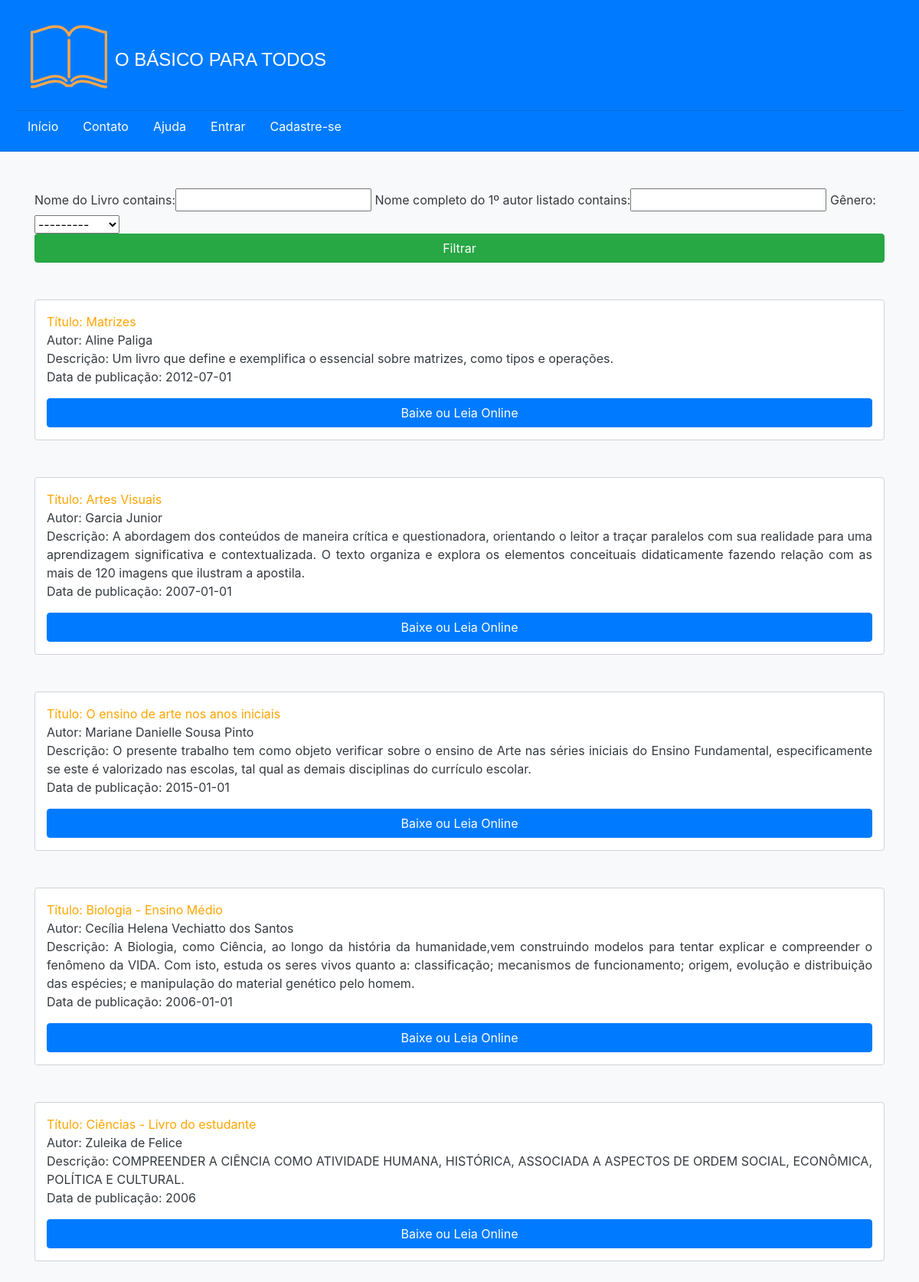
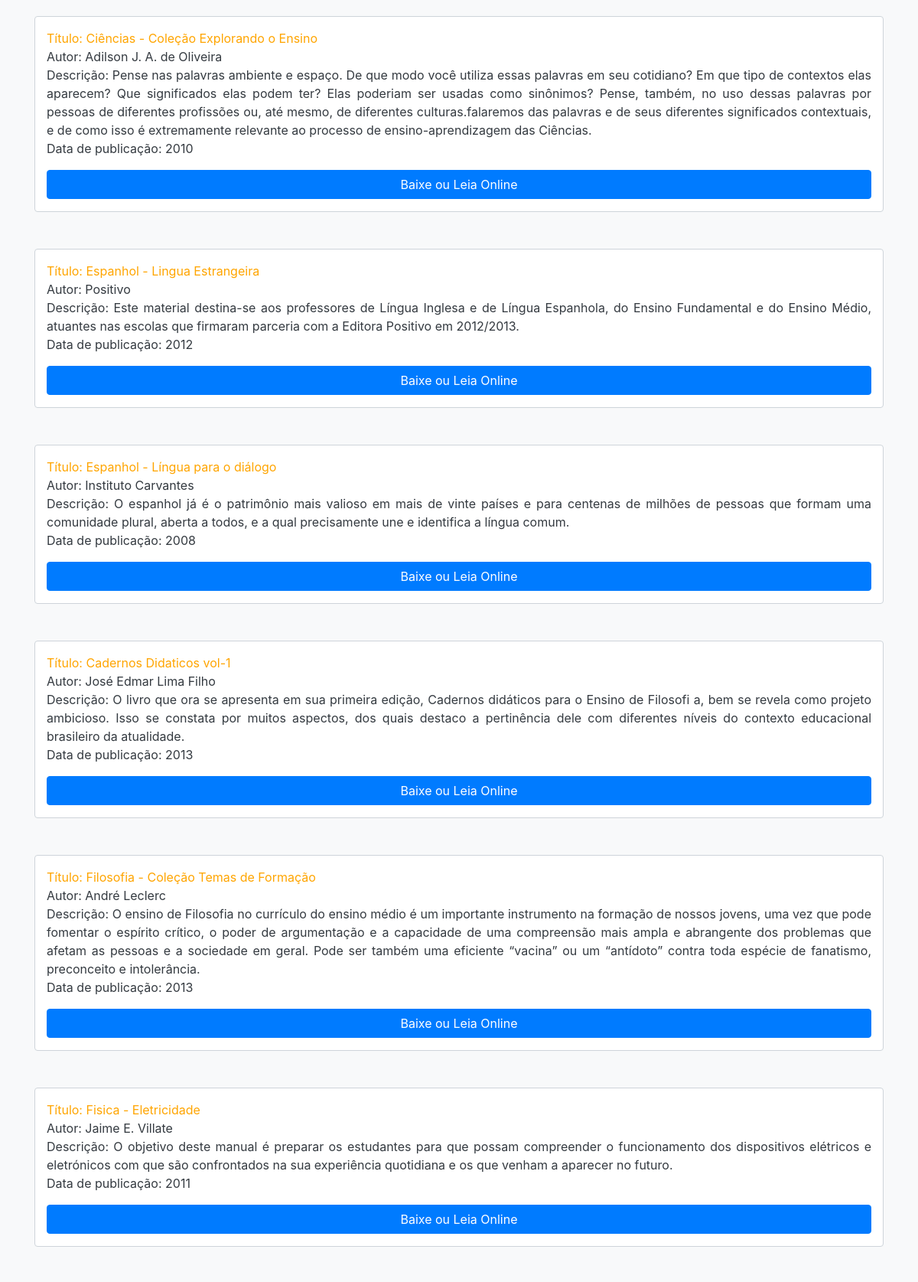
The page /consulta (upper part) on the database its author committed (2 pictures, top to bottom).
### app_principal/models.py (models this page shows, shortened)
class Livro(models.Model):
    genero_historia = 'ha'
    genero_matematica = 'ma'
    genero_portugues = 'ps'
    genero_geografia = 'ga'
    genero_fisica = 'fa'
    genero_biologia = 'ba'
    genero_quimica = 'qa'
    genero_informatica = 'ia'
    genero_ciencias = 'cs'
    genero_filosofia = 'fi' #primeira e penultima letra pra n bater com fisica
    genero_sociologia = 'sa'
    genero_artes = 'as'
    genero_ingles = 'is'
    genero_espanhol = 'el'
    genero_opcoes = [
        (genero_artes, 'Artes'),
        (genero_biologia, 'Biologia'),
        (genero_ciencias, 'Ciências'),
        (genero_espanhol, 'Espanhol'),
        (genero_filosofia, 'Filosofia'),
        (genero_fisica, 'Física'),
        (genero_geografia, 'Geografia'),
        (genero_historia, 'História'),
        (genero_informatica, 'Informática'),
        (genero_ingles, 'Inglês'),
        (genero_matematica, 'Matemática'),
        (genero_portugues, 'Português'),
        (genero_quimica, 'Química'),
        (genero_sociologia, 'Sociologia'),
    ]
    nome = models.CharField(verbose_name = 'Nome do Livro', max_length=120)
    autor = models.CharField(verbose_name = 'Nome completo do 1º autor listado', max_length =120)
    genero = models.CharField(verbose_name = 'Gênero', max_length=2, choices = genero_opcoes)
    descricao = models.TextField(verbose_name = 'Insira uma breve descrição do livro')
    lancamento = models.IntegerField(verbose_name = 'Ano de Lançamento')
    arquivo = models.FileField(upload_to = '')

### app_principal/views.py (the view)
# urls.py: path('consulta', views.ExibirLivro.as_view()),
class ExibirLivro(ListView):
    model = Livro
    def get_context_data(self, **kwargs):
        context = super().get_context_data(**kwargs)
        context['filter'] = FiltroGenero(self.request.GET, queryset=self.get_queryset())
        return context

### templates/app_principal/livro_list.html
{% extends "base.html" %}
{% block content%}
{% load bootstrap %}
<div class="container">
    <form method="GET">
        {{ filter.form|bootstrap }}
        <button type="submit" class="btn btn-success" style="width: 100%;">Filtrar</button>
    </form>
    {% if filter.qs %}
    {% for item in filter.qs%}
    <div class="container card">
        <p style="margin-top: 1rem; color: orange;">Título: {{item.nome}}</p>
        <p>Autor: {{item.autor}}</p>
        <p style="max-width: 100%; text-align: justify;">Descrição: {{item.descricao}}</p>
        <p>Data de publicação: {{item.lancamento}}</p>
        <div>
            <a href="{{item.arquivo.url}}">
                <button class="btn btn-primary" style="width: 100%">Baixe ou Leia Online</button>
            </a>
        </div>
    </div>
    {% endfor %}
    {% else %}
    <p class="card-title">Não há nenhum livro com essas características no nosso site!</p>
    {% endif %}
</div>
{% endblock %}

### rows shown on the page
Livro: nome "Matrizes", autor "Aline Paliga", descricao "Um livro que define e exemplifica o essencial sobre matrizes, como tipos e operações.", lancamento "2012-07-01"
Livro: nome "Artes Visuais", autor "Garcia Junior", descricao "A abordagem dos conteúdos de maneira crítica e questionadora, orientando o leitor a traçar paralelos com sua realidade para uma aprendizagem significativa e contextualizada. O texto organiza e explora os elementos conceituais didaticamente fazendo relação com as mais de 120 imagens que ilustram a apostila.", lancamento "2007-01-01"
Livro: nome "O ensino de arte nos anos iniciais", autor "Mariane Danielle Sousa Pinto", descricao "O presente trabalho tem como objeto verificar sobre o ensino de Arte nas séries iniciais do Ensino Fundamental, especificamente se este é valorizado nas escolas, tal qual as demais disciplinas do currículo escolar.", lancamento "2015-01-01"
Livro: nome "Biologia - Ensino Médio", autor "Cecília Helena Vechiatto dos Santos", descricao "A Biologia, como Ciência, ao longo da história da humanidade,vem construindo modelos para tentar explicar e compreender o fenômeno da VIDA. Com isto, estuda os seres vivos quanto a: classificação; mecanismos de funcionamento; origem, evolução e distribuição das espécies; e manipulação do material genético pelo homem.", lancamento "2006-01-01"
Livro: nome "Ciências - Livro do estudante", autor "Zuleika de Felice", descricao "COMPREENDER A CIÊNCIA COMO ATIVIDADE HUMANA, HISTÓRICA, ASSOCIADA A ASPECTOS DE ORDEM SOCIAL, ECONÔMICA, POLÍTICA E CULTURAL.", lancamento "2006"
Livro: nome "Ciências - Coleção Explorando o Ensino", autor "Adilson J. A. de Oliveira", descricao "Pense nas palavras ambiente e espaço. De que modo você utiliza essas palavras em seu cotidiano? Em que tipo de contextos elas aparecem? Que significados elas podem ter? Elas poderiam ser usadas como sinônimos? Pense, também, no uso dessas palavras por pessoas de diferentes profissões ou, até mesmo, de diferentes culturas.falaremos das palavras e de seus diferentes significados contextuais, e de como isso é extremamente relevante ao processo de ensino-aprendizagem das Ciências.", lancamento "2010"
Livro: nome "Espanhol - Lingua Estrangeira", autor "Positivo", descricao "Este material destina-se aos professores de Língua Inglesa e de Língua Espanhola, do Ensino Fundamental e do Ensino Médio, atuantes nas escolas que firmaram parceria com a Editora Positivo em 2012/2013.", lancamento "2012"
Livro: nome "Espanhol - Língua para o diálogo", autor "Instituto Carvantes", descricao "O espanhol já é o patrimônio mais valioso em mais de vinte países e para centenas de milhões de pessoas que formam uma comunidade plural, aberta a todos, e a qual precisamente une e identifica a língua comum.", lancamento "2008"
Livro: nome "Cadernos Didaticos vol-1", autor "José Edmar Lima Filho", descricao "O livro que ora se apresenta em sua primeira edição, Cadernos didáticos para o Ensino de Filosofi a, bem se revela como projeto ambicioso. Isso se constata por muitos aspectos, dos quais destaco a pertinência dele com diferentes níveis do contexto educacional brasileiro da atualidade.", lancamento "2013"
Livro: nome "Filosofia - Coleção Temas de Formação", autor "André Leclerc", descricao "O ensino de Filosofia no currículo do ensino médio é um importante instrumento na formação de nossos jovens, uma vez que pode fomentar o espírito crítico, o poder de argumentação e a capacidade de uma compreensão mais ampla e abrangente dos problemas que afetam as pessoas e a sociedade em geral. Pode ser também uma eficiente “vacina” ou um “antídoto” contra toda espécie de fanatismo, preconceito e intolerância.", lancamento "2013"
Livro: nome "Fisica - Eletricidade", autor "Jaime E. Villate", descricao "O objetivo deste manual é preparar os estudantes para que possam compreender o funcionamento dos dispositivos elétricos e eletrónicos com que são confrontados na sua experiência quotidiana e os que venham a aparecer no futuro.", lancamento "2011"
